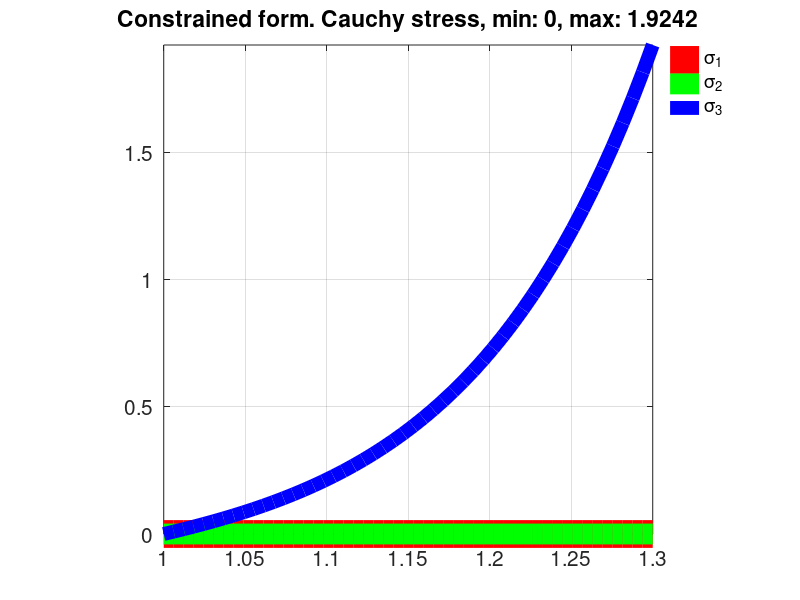
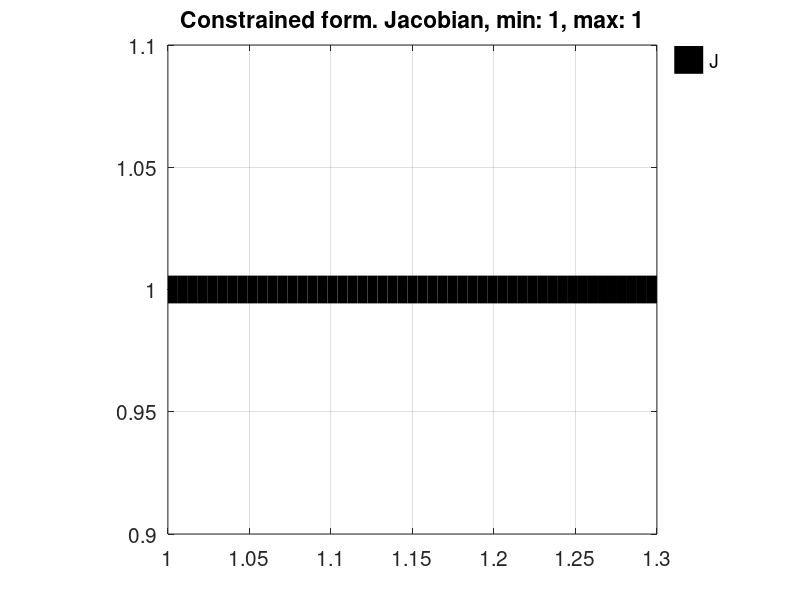
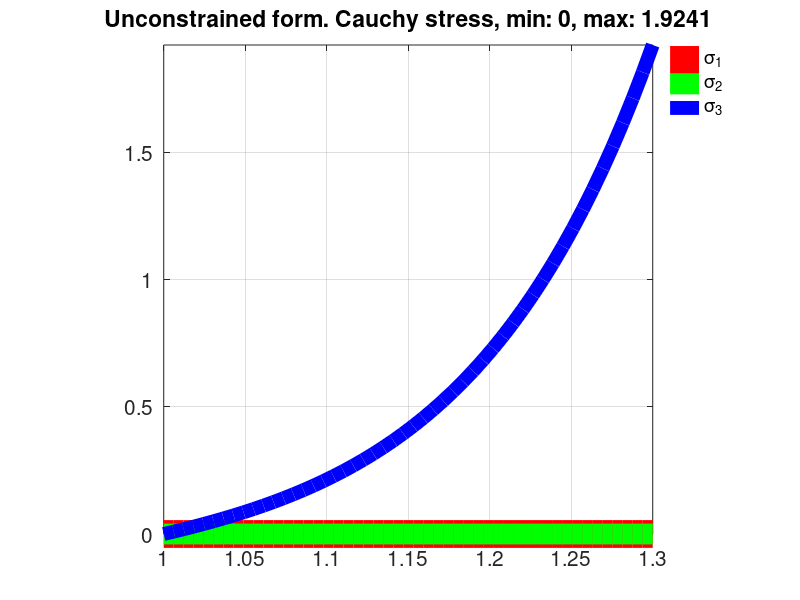
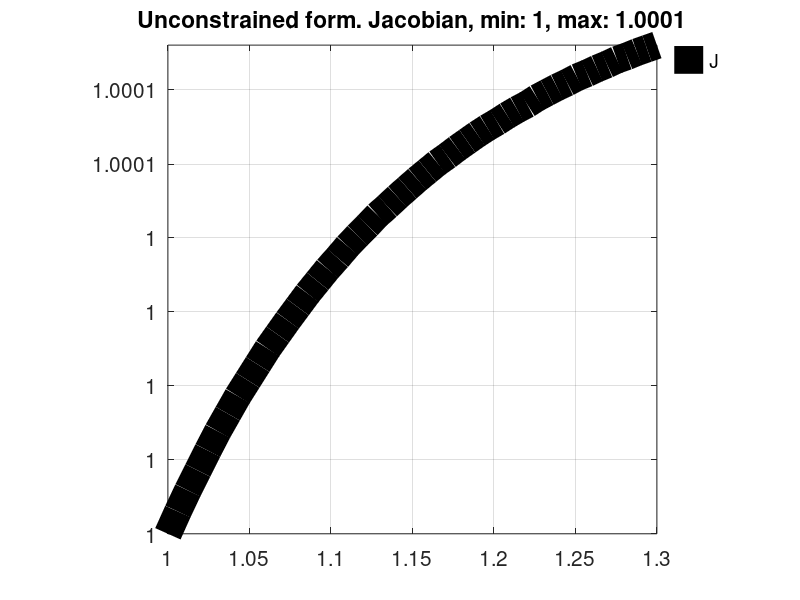

The MATLAB source for these figures, in order:
%% Define parameters common to all examples

%Define material parameters
N=1; %The Ogden law order
c1=1; %The shear modulus like parameter
m1=12; %The non-linearity parameter
kp=1000; %Bulk modulus like parameter (used for constrained model)
k=kp; %Bulk modulus (used for uncoupled model)

%Derive applied stretch
appliedStretch=1.3; %Set applied stretch
nDataPoints=50; %Number of data points to use for evaluation and graph
lambda_3=linspace(1,appliedStretch,nDataPoints); %The 3 direction stretch

%% The constrained formulation

%Direct stress computation
S3=(c1/m1).*(lambda_3.^m1-lambda_3.^(-m1/2));
S1=zeros(size(S3));
S2=zeros(size(S3));

%Compute Jacobian for plotting
lambda_1=sqrt(1./lambda_3);
lambda_2=lambda_1;
J=lambda_1.*lambda_2.*lambda_3; 

%Visualize stress graphs
figure; hold on; 
title(['Constrained form. Cauchy stress, min: ',num2str(min(S3(:))),...
', max: ',num2str(max(S3(:)))]); %Add title
h1=plot(lambda_3,S1,'r-','LineWidth',20); %The 1 direction principal stress
h2=plot(lambda_3,S2,'g-','LineWidth',15); %The 2 direction principal stress
h3=plot(lambda_3,S3,'b-','LineWidth',10); %The 3 direction principal stress
hl=legend([h1 h2 h3],{'\sigma_1','\sigma_2','\sigma_3'}); %Add legend
set(hl,'FontSize',15,'Location','NorthEastOutside','Box','off'); %Adjust legend
axis tight; axis square; grid on; box on; 
set(gca,'FontSize',15);

%Visualize Jacobian
figure; hold on; 
title(['Constrained form. Jacobian, min: ',num2str(min(J(:))),...
', max: ',num2str(max(J(:)))]); %Add title
h1=plot(lambda_3,J,'k-','LineWidth',20); %The 1 direction principal stress
hl=legend([h1],{'J'}); %Add legend
set(hl,'FontSize',15,'Location','NorthEastOutside','Box','off'); %Adjust legend
axis tight; axis square; grid on; box on; 
set(gca,'FontSize',15);

%% The unconstrained or coupled formulation 

% One approach is to define a function for S1 and to find the J for which it is zero. 
% For this application the fzero function is useful to find J for S1(J)=0.

%Compute Jacobian given boundary conditions S1=S2=0
J=zeros(size(lambda_3)); %Initialize an arry of J values which are all zeros
for q=1:1:nDataPoints %Loop over all data points
    %Create stress function with current lambda
    S1_fun=@(J) kp*(J-1)+(1/J)*(c1/m1)*((sqrt(J/lambda_3(q)).^m1)-1);    
    
    %Find Jacobian for zero stress, use J=1 as initial
    J(q)=fzero(S1_fun,1); %Find root of nonlinear function   
end

%Compute transverse stretches using J values
lambda_1=sqrt(J./lambda_3);
lambda_2=lambda_1; %Due to uniaxial loading

%Compute principal stresses (note, these are not ordered)
S1=kp*(J-1)+(1./J).*(c1/m1).*((lambda_1.^m1)-1);
S2=kp*(J-1)+(1./J).*(c1/m1).*((lambda_2.^m1)-1);
S3=kp*(J-1)+(1./J).*(c1/m1).*((lambda_3.^m1)-1);

%Visualize stress graphs
figure; hold on; 
title(['Unconstrained form. Cauchy stress, min: ',num2str(min(S3(:))),...
', max: ',num2str(max(S3(:)))]); %Add title
h1=plot(lambda_3,S1,'r-','LineWidth',20); %The 1 direction principal stress
h2=plot(lambda_3,S2,'g-','LineWidth',15); %The 2 direction principal stress
h3=plot(lambda_3,S3,'b-','LineWidth',10); %The 3 direction principal stress
hl=legend([h1 h2 h3],{'\sigma_1','\sigma_2','\sigma_3'}); %Add legend
set(hl,'FontSize',15,'Location','NorthEastOutside','Box','off'); %Adjust legend
axis tight; axis square; grid on; box on; 
set(gca,'FontSize',15);

%Visualize Jacobian
figure; hold on; 
title(['Unconstrained form. Jacobian, min: ',num2str(min(J(:))),...
', max: ',num2str(max(J(:)))]); %Add title
h1=plot(lambda_3,J,'k-','LineWidth',20); %The 1 direction principal stress
hl=legend([h1],{'J'}); %Add legend
set(hl,'FontSize',15,'Location','NorthEastOutside','Box','off'); %Adjust legend
axis tight; axis square; grid on; box on; 
set(gca,'FontSize',15);

%% 
% For this approach the function for S1 is evaluate for a range of J which should cover the required J. 
% Where this graph crosses the x-axis S1(J)=0, and this point is approximated using interpolation.

%Compute Jacobian given boundary conditions S1=S2=0
nTestPoints=100; %Set up a number of test values (more=better but slower)
J_test=linspace(0.9,1.1,nTestPoints); %The test J values
J=zeros(size(lambda_3)); %Initialize an arry of J values which are all zeros
for q=1:1:nDataPoints %Loop over all data points
    %Compute test stresses
    S1_test=kp*(J_test-1)+(1./J_test).*(c1/m1).*((sqrt(J_test./lambda_3(q)).^m1)-1);    
    
    %Find Jacobian for S1(J)=0 using interpolation
    % J(q)=interp1(S1_test,J_test,0,'linear'); %linear interpolation   
    J(q)=interp1(S1_test,J_test,0,'pchip'); %piece-wise cubic hermite interpolation   
end

%Compute transverse stretches using J values
lambda_1=sqrt(J./lambda_3);
lambda_2=lambda_1; %Due to uniaxial loading

%Compute principal stresses (note, these are not ordered)
S1=kp*(J-1)+(1./J).*(c1/m1).*((lambda_1.^m1)-1);
S2=kp*(J-1)+(1./J).*(c1/m1).*((lambda_2.^m1)-1);
S3=kp*(J-1)+(1./J).*(c1/m1).*((lambda_3.^m1)-1);

%Visualize stress graphs
figure; hold on; 
title(['Unconstrained form. Cauchy stress, min: ',num2str(min(S3(:))),...
', max: ',num2str(max(S3(:)))]); %Add title
h1=plot(lambda_3,S1,'r-','LineWidth',20); %The 1 direction principal stress
h2=plot(lambda_3,S2,'g-','LineWidth',15); %The 2 direction principal stress
h3=plot(lambda_3,S3,'b-','LineWidth',10); %The 3 direction principal stress
hl=legend([h1 h2 h3],{'\sigma_1','\sigma_2','\sigma_3'}); %Add legend
set(hl,'FontSize',15,'Location','NorthEastOutside','Box','off'); %Adjust legend
axis tight; axis square; grid on; box on; 
set(gca,'FontSize',15);

%Visualize Jacobian
figure; hold on; 
title(['Unconstrained form. Jacobian, min: ',num2str(min(J(:))),...
', max: ',num2str(max(J(:)))]); %Add title
h1=plot(lambda_3,J,'k-','LineWidth',20); %The 1 direction principal stress
hl=legend([h1],{'J'}); %Add legend
set(hl,'FontSize',15,'Location','NorthEastOutside','Box','off'); %Adjust legend
axis tight; axis square; grid on; box on; 
set(gca,'FontSize',15);

%% The uncoupled formulation 
% One approach is to define a function for S1 and to find the J for which it is zero. 
% For this application the fzero function is useful to find J for S1(J)=0.

%Compute Jacobian given boundary conditions S1=S2=0
J=zeros(size(lambda_3)); %Initialize an arry of J values which are all zeros
for q=1:1:nDataPoints %Loop over all data points
    %Create stress function with current lambda
    S1_fun=@(J) k*(log(J)/J)+(1/J)*(c1/m1)*(sqrt(J/lambda_3(q))^m1...
    -((1/3)*(2*(J/lambda_3(q))^(m1/2)+lambda_3(q)^m1)));    
    
    %Find Jacobian for zero stress, use J=1 as initial
    J(q)=fzero(S1_fun,1); %Find root of nonlinear function   
end

%Compute transverse stretches using J values
lambda_1=sqrt(J./lambda_3);
lambda_2=lambda_1; %Due to uniaxial loading

%Compute principal stresses (note, these are not ordered)
S1=k*(log(J)./J)+(1./J).*(c1/m1).*(lambda_1.^m1-((1/3)*(lambda_1.^m1+lambda_2.^m1+lambda_3.^m1)));
S2=k*(log(J)./J)+(1./J).*(c1/m1).*(lambda_2.^m1-((1/3)*(lambda_1.^m1+lambda_2.^m1+lambda_3.^m1)));
S3=k*(log(J)./J)+(1./J).*(c1/m1).*(lambda_3.^m1-((1/3)*(lambda_1.^m1+lambda_2.^m1+lambda_3.^m1)));

%Visualize stress graphs
figure; hold on; 
title(['Uncoupled form. Cauchy stress, min: ',num2str(min(S3(:))),...
', max: ',num2str(max(S3(:)))]); %Add title
h1=plot(lambda_3,S1,'r-','LineWidth',20); %The 1 direction principal stress
h2=plot(lambda_3,S2,'g-','LineWidth',15); %The 2 direction principal stress
h3=plot(lambda_3,S3,'b-','LineWidth',10); %The 3 direction principal stress
hl=legend([h1 h2 h3],{'\sigma_1','\sigma_2','\sigma_3'}); %Add legend
set(hl,'FontSize',15,'Location','NorthEastOutside','Box','off'); %Adjust legend
axis tight; axis square; grid on; box on; 
set(gca,'FontSize',15);

%Visualize Jacobian
figure; hold on; 
title(['Uncoupled form. Jacobian, min: ',num2str(min(J(:))),...
', max: ',num2str(max(J(:)))]); %Add title
h1=plot(lambda_3,J,'k-','LineWidth',20); %The 1 direction principal stress
hl=legend([h1],{'J'}); %Add legend
set(hl,'FontSize',15,'Location','NorthEastOutside','Box','off'); %Adjust legend
axis tight; axis square; grid on; box on; 
set(gca,'FontSize',15);
